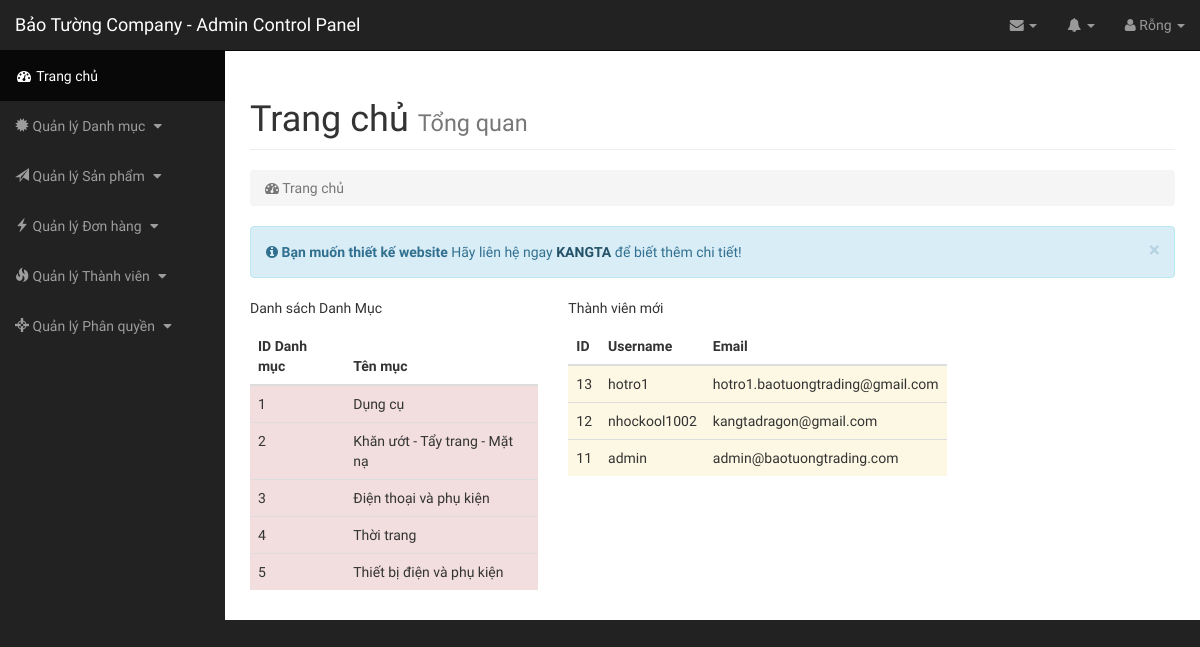
The app's page /admin/index.php with its own data.
### tables this page shows
CREATE TABLE `category` (
  `catid` int(100) NOT NULL,
  `catname` varchar(200) NOT NULL,
  `catname_none` varchar(200) NOT NULL
);

CREATE TABLE `users` (
  `user_id` int(100) NOT NULL,
  `username` varchar(100) DEFAULT NULL,
  `password` varchar(100) DEFAULT NULL,
  `email` varchar(200) DEFAULT NULL
);

### admin/class/Db.class.php (called while the page is built, shortened)
<?php
class Db{
	private $conn = null;
	public function __construct()
	{
		$host ="mysql:host=". HOST."; dbname=". DB_NAME;
		try
		{
			$this->conn = new PDO($host, DB_USER, DB_PASS);
			$this->conn->query("set names 'utf8' ");
		}
		catch (PDOException $e)
		{
			echo "Error Connect to Database";
		}
	}
	private function query($sql, $arr = array(), $mode = PDO::FETCH_ASSOC)
	{
		$pre = $this->conn->prepare($sql);
		if(!$pre->execute($arr))
		{
			echo "Không thể thực thi"; exit;
		}
		return $pre->fetchAll($mode);
	}
	public function select($sql, $arr = array(), $mode = PDO::FETCH_ASSOC)
	{
		return $this->query($sql, $arr, $mode);
	}
}
?>

### admin/inc/pagewrapper.php (the view)
<div id="page-wrapper">
    <div class="container-fluid">
        <div class="row">
            <div class="col-lg-12">
                <h1 class="page-header">
                    Trang chủ <small>Tổng quan</small>
                </h1>
                <ol class="breadcrumb">
                    <li class="active">
                        <i class="fa fa-dashboard"></i> Trang chủ
                    </li>
                </ol>
            </div>
        </div>
        <div class="row">
            <div class="col-lg-12">
                <div class="alert alert-info alert-dismissable">
                    <button type="button" class="close" data-dismiss="alert" aria-hidden="true">&times;</button>
                    <i class="fa fa-info-circle"></i>  <strong>Bạn muốn thiết kế website</strong> Hãy liên hệ ngay <a href="https://www.facebook.com/godfather.1995" class="alert-link">KANGTA</a> để biết thêm chi tiết!
                </div>
            </div>
        </div>
        <div class="row">
          <div class="col-lg-4">
            <p>Danh sách Danh Mục</p>
            <table class="table text-sm-center">
    <thead>
      <tr>
        <th>ID Danh mục</th>
        <th>Tên mục</th>
      </tr>
    </thead>
    <tbody>
      <?php
        $sql = "SELECT * FROM category LIMIT 0,5";
        $rows = $obj->select($sql);
        foreach ($rows as $row) {
      ?>
      <tr class="danger">
        <td class="success"><?php echo $row["catid"]; ?></td>
        <td><?php echo $row["catname"]; ?></td>
      </tr>
      <?php
        }
      ?>
    </tbody>
  </table>
          </div>
          <div class="col-lg-4">
            <p>Thành viên mới</p>
            <table class="table text-sm-center">
    <thead>
      <tr>
        <th>ID</th>
        <th>Username</th>
        <th>Email</th>
      </tr>
    </thead>
    <tbody>
      <?php
        $sql1 = "SELECT * FROM users
                ORDER BY user_id DESC
                LIMIT 0,5";
        $rows = $obj->select($sql1);
        foreach ($rows as $row) {
      ?>
      <tr class="warning">
        <td class="success"><?php echo $row["user_id"]; ?></td>
        <td><?php echo $row["username"]; ?></td>
        <td><?php echo $row["email"]; ?></td>
      </tr>
      <?php
        }
      ?>
    </tbody>
  </table>
          </div>
        </div>
    </div>
</div>

### admin/index.php (shortened to what this page needs)
<?php
  $obj = new Db();
?>
<!DOCTYPE html>
<html>
  <head>
    <?php
      include("inc/header.php");
    ?>
  </head>
  <body>
    <div id="wrapper">
      <?php
      include("inc/navigation.php");
      if(isset($_GET["page"])){
        $id = $_GET["page"];
      }
      else $id = "";
      switch ($id) {
        default:
          include("inc/pagewrapper.php");
      }
      ?>
    </div>
  </body>
</html>

### admin/inc/header.php (shortened to what this page needs)
<link href="css/bootstrap.min.css" rel="stylesheet">
<link href="css/sb-admin.css" rel="stylesheet">
<link href="css/customcss.css" rel="stylesheet">
<link href="font-awesome/css/font-awesome.min.css" rel="stylesheet" type="text/css">

### admin/inc/navigation.php (shortened to what this page needs)
<nav class="navbar navbar-inverse navbar-fixed-top" role="navigation">
    <div class="navbar-header">
        <a class="navbar-brand" href="index.html">Bảo Tường Company - Admin Control Panel</a>
    </div>
    <ul class="nav navbar-right top-nav">
        <li class="dropdown">
            <a href="#" class="dropdown-toggle" data-toggle="dropdown"><i class="fa fa-envelope"></i> <b class="caret"></b></a>
        </li>
        <li class="dropdown">
            <a href="#" class="dropdown-toggle" data-toggle="dropdown"><i class="fa fa-bell"></i> <b class="caret"></b></a>
        </li>
        <li class="dropdown">
            <a href="#" class="dropdown-toggle" data-toggle="dropdown"><i class="fa fa-user"></i>
              <?php
                if(isset($_SESSION['user'])){
                   echo $_SESSION['user'];
                 }
                else {
                  echo "Rỗng";
                }
              ?>
                <b class="caret"></b></a>
        </li>
    </ul>
    <div class="collapse navbar-collapse navbar-ex1-collapse">
        <ul class="nav navbar-nav side-nav">
            <li class="active">
                <a href="index.php"><i class="fa fa-fw fa-dashboard"></i> Trang chủ</a>
            </li>
            <li>
                <a href="javascript:;" data-toggle="collapse" data-target="#demo2"><i class="glyphicon glyphicon-certificate"></i> Quản lý Danh mục <i class="fa fa-fw fa-caret-down"></i></a>
            </li>
            <li>
                <a href="javascript:;" data-toggle="collapse" data-target="#demo1"><i class="glyphicon glyphicon-send"></i> Quản lý Sản phẩm <i class="fa fa-fw fa-caret-down"></i></a>
            </li>
            <li>
                <a href="javascript:;" data-toggle="collapse" data-target="#demo"><i class="	glyphicon glyphicon-flash"></i> Quản lý Đơn hàng <i class="fa fa-fw fa-caret-down"></i></a>
            </li>
            <li>
                <a href="javascript:;" data-toggle="collapse" data-target="#demo4"><i class="glyphicon glyphicon-fire"></i> Quản lý Thành viên <i class="fa fa-fw fa-caret-down"></i></a>
            </li>
            <li>
                <a href="javascript:;" data-toggle="collapse" data-target="#demo5"><i class="glyphicon glyphicon-screenshot"></i> Quản lý Phân quyền <i class="fa fa-fw fa-caret-down"></i></a>
            </li>
        </ul>
    </div>
</nav>

### admin/css/sb-admin.css (style rules this page uses)
body { margin-top: 100px; background-color: #222; }
@media (min-width:768px) { body { margin-top: 50px; } }
#wrapper { padding-left: 0; }
#page-wrapper { width: 100%; padding: 0; background-color: #fff; }
@media (min-width:768px) { #wrapper { padding-left: 225px; } }
@media (min-width:768px) { #page-wrapper { padding: 10px; } }
.top-nav { padding: 0 15px; }
.top-nav>li { display: inline-block; float: left; }
.top-nav>li>a { padding-top: 15px; padding-bottom: 15px; line-height: 20px; color: #999; }
@media (min-width:768px) { .side-nav { position: fixed; top: 51px; left: 225px; width: 225px; margin-left: -225px; border: none; border-radius: 0; overflow-y: auto; background-color: #222; bottom: 0; overflow-x: hidden; padding-bottom: 40px; } }
@media (min-width:768px) { .side-nav>li>a { width: 225px; } }

### admin/css/customcss.css (style rules this page uses)
* body { font-family: 'Fira Sans Extra Condensed', sans-serif; }

### records on screen
category: catid "1", catname "Dụng cụ"
category: catid "2", catname "Khăn ướt - Tẩy trang - Mặt nạ"
category: catid "3", catname "Điện thoại và phụ kiện"
category: catid "4", catname "Thời trang"
category: catid "5", catname "Thiết bị điện và phụ kiện"
users: user_id "13", username "hotro1", email "hotro1.baotuongtrading@gmail.com"
users: user_id "12", username "nhockool1002", email "kangtadragon@gmail.com"
users: user_id "11", username "admin", email "admin@baotuongtrading.com"
